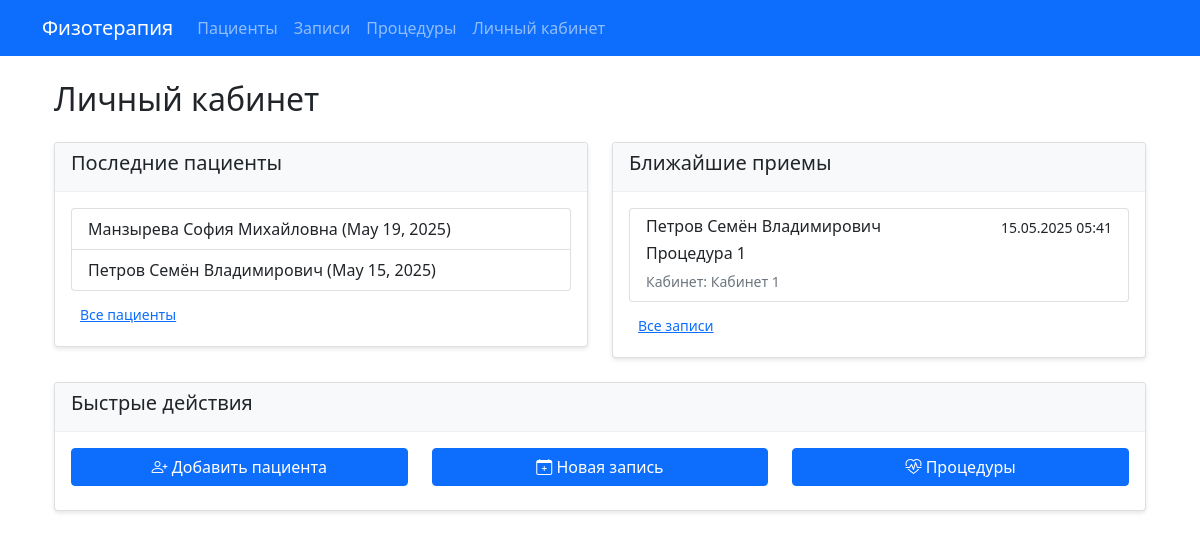
Screenshot of /account/ with the database file from the repository.
### info_system/models.py (models this page shows, shortened)
class Patient(models.Model):
    GENDER_CHOICES = [
        ('M', 'Мужской'),
        ('F', 'Женский'),
    ]
    last_name = models.CharField(max_length=100, verbose_name='Фамилия')
    first_name = models.CharField(max_length=100, verbose_name='Имя')
    middle_name = models.CharField(max_length=100, blank=True, verbose_name='Отчество')
    birth_date = models.DateField(verbose_name='Дата рождения')
    gender = models.CharField(max_length=1, choices=GENDER_CHOICES, verbose_name='Пол')
    address = models.TextField(blank=True, verbose_name='Адрес')
    phone = models.CharField(max_length=20, verbose_name='Телефон')
    email = models.EmailField(blank=True, verbose_name='Email')
    insurance_number = models.CharField(max_length=20, blank=True, verbose_name='Страховой номер')
    registration_date = models.DateField(auto_now_add=True, verbose_name='Дата регистрации')
    notes = models.TextField(blank=True, verbose_name='Примечания')
    class Meta:
        verbose_name = 'Пациент'
        verbose_name_plural = 'Пациенты'
        ordering = ['last_name', 'first_name']
    def __str__(self):
        return f"{self.last_name} {self.first_name} {self.middle_name or ''}".strip()

class Appointment(models.Model):
    STATUS_CHOICES = [
        ('scheduled', 'Запланировано'),
        ('completed', 'Завершено'),
        ('canceled', 'Отменено'),
        ('no_show', 'Пациент не явился'),
    ]
    patient = models.ForeignKey(Patient, on_delete=models.CASCADE, verbose_name='Пациент')
    procedure = models.ForeignKey(Procedure, on_delete=models.CASCADE, verbose_name='Процедура')
    doctor = models.ForeignKey(Doctor, on_delete=models.CASCADE, verbose_name='Врач')
    room = models.ForeignKey(Room, on_delete=models.CASCADE, verbose_name='Кабинет')
    appointment_date = models.DateTimeField(verbose_name='Дата и время приёма')
    end_date = models.DateTimeField(verbose_name='Дата и время окончания', blank=True, null=True)
    status = models.CharField(max_length=20, choices=STATUS_CHOICES, default='scheduled', verbose_name='Статус')
    notes = models.TextField(blank=True, verbose_name='Примечания')
    created_at = models.DateTimeField(auto_now_add=True, verbose_name='Дата создания записи')
    class Meta:
        verbose_name = 'Запись на процедуру'
        verbose_name_plural = 'Записи на процедуры'
        ordering = ['appointment_date']

class Procedure(models.Model):
    PROCEDURE_TYPES = [
        ('electro', 'Электротерапия'),
        ('magnet', 'Магнитотерапия'),
        ('laser', 'Лазеротерапия'),
        ('ultrasound', 'Ультразвуковая терапия'),
        ('massage', 'Массаж'),
        ('exercise', 'Лечебная физкультура'),
        ('inhalation', 'Ингаляция'),
    ]
    name = models.CharField(max_length=100, verbose_name='Название процедуры')
    procedure_type = models.CharField(max_length=50, choices=PROCEDURE_TYPES, verbose_name='Тип процедуры')
    description = models.TextField(blank=True, verbose_name='Описание')
    duration = models.PositiveIntegerField(verbose_name='Длительность (мин)')
    required_equipment = models.ManyToManyField('Equipment', blank=True, verbose_name='Требуемое оборудование')
    class Meta:
        verbose_name = 'Процедура'
        verbose_name_plural = 'Процедуры'
    def __str__(self):
        return self.name

class Room(models.Model):
    number = models.CharField(max_length=10, unique=True, verbose_name='Номер кабинета')
    floor = models.PositiveIntegerField(verbose_name='Этаж')
    description = models.TextField(blank=True, verbose_name='Описание')
    class Meta:
        verbose_name = 'Кабинет'
        verbose_name_plural = 'Кабинеты'
    def __str__(self):
        return f"Кабинет {self.number}"

### info_system/views.py (the view)
# urls.py: path('account/', views.personal_account, name='personal_account'),
def personal_account(request):
    recent_data = {
        'patients': Patient.objects.order_by('-registration_date')[:5],
        'appointments': Appointment.objects.order_by('-appointment_date')[:5],
        'procedures': Procedure.objects.order_by('-id')[:5],
    }
    context = {
        'recent_data': recent_data,
    }
    return render(request, 'physiotherapy/personal_account.html', context)

### info_system/templates/physiotherapy/personal_account.html
{% extends 'physiotherapy/base.html' %}
{% block content %}
<div class="container mt-4">
    <h2>Личный кабинет</h2>
    <div class="row mt-4">
        <div class="col-md-6">
            <div class="card mb-4">
                <div class="card-header">
                    <h5>Последние пациенты</h5>
                </div>
                <div class="card-body">
                    {% if recent_data.patients %}
                        <div class="list-group">
                            {% for patient in recent_data.patients %}
                                <a href="{% url 'patient_detail' patient.id %}" class="list-group-item list-group-item-action">
                                    {{ patient }} ({{ patient.registration_date }})
                                </a>
                            {% endfor %}
                        </div>
                        <a href="{% url 'patient_list' %}" class="btn btn-sm btn-link mt-2">Все пациенты</a>
                    {% else %}
                        <p class="text-muted">Нет данных о пациентах</p>
                    {% endif %}
                </div>
            </div>
        </div>
        <div class="col-md-6">
            <div class="card mb-4">
                <div class="card-header">
                    <h5>Ближайшие приемы</h5>
                </div>
                <div class="card-body">
                    {% if recent_data.appointments %}
                        <div class="list-group">
                            {% for appointment in recent_data.appointments %}
                                <div class="list-group-item">
                                    <div class="d-flex w-100 justify-content-between">
                                        <h6 class="mb-1">{{ appointment.patient }}</h6>
                                        <small>{{ appointment.appointment_date|date:"d.m.Y H:i" }}</small>
                                    </div>
                                    <p class="mb-1">{{ appointment.procedure }}</p>
                                    <small class="text-muted">Кабинет: {{ appointment.room }}</small>
                                </div>
                            {% endfor %}
                        </div>
                        <a href="{% url 'appointment_list' %}" class="btn btn-sm btn-link mt-2">Все записи</a>
                    {% else %}
                        <p class="text-muted">Нет записей на прием</p>
                    {% endif %}
                </div>
            </div>
        </div>
    </div>
    <div class="card">
        <div class="card-header">
            <h5>Быстрые действия</h5>
        </div>
        <div class="card-body">
            <div class="row">
                <div class="col-md-4 mb-2">
                    <a href="{% url 'patient_create' %}" class="btn btn-primary w-100">
                        <i class="bi bi-person-plus"></i> Добавить пациента
                    </a>
                </div>
                <div class="col-md-4 mb-2">
                    <a href="{% url 'appointment_create' %}" class="btn btn-primary w-100">
                        <i class="bi bi-calendar-plus"></i> Новая запись
                    </a>
                </div>
                <div class="col-md-4 mb-2">
                    <a href="{% url 'procedure_list' %}" class="btn btn-primary w-100">
                        <i class="bi bi-heart-pulse"></i> Процедуры
                    </a>
                </div>
            </div>
        </div>
    </div>
</div>
{% endblock %}

### info_system/templates/physiotherapy/base.html (style rules this page uses)
.card { margin-bottom: 20px; box-shadow: 0 2px 4px rgba(0,0,0,0.1); }
.card-header { background-color: #f8f9fa; border-bottom: 1px solid #eee; }
.list-group-item { transition: all 0.3s ease; }

### rows the page displays
Patient: last_name+first_name+middle_name "Манзырева София Михайловна", registration_date "May 19, 2025"
Patient: last_name+first_name+middle_name "Петров Семён Владимирович", registration_date "May 15, 2025"
Appointment: patient "Петров Семён Владимирович", appointment_date "15.05.2025 05:41", procedure "Процедура 1", room "Кабинет 1"
